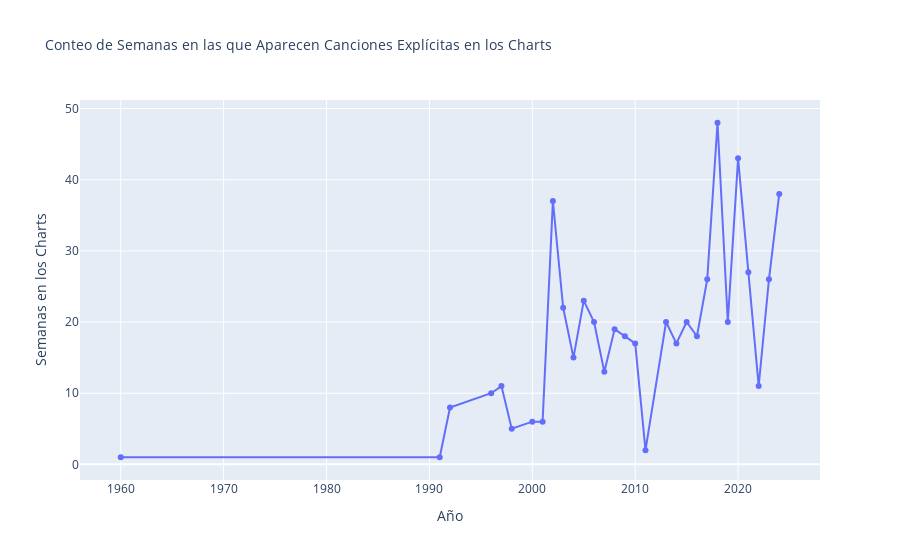

The notebook cell this image was saved under:
### Code cell
explicit_count = merged_df[merged_df['explicit']].groupby('Year').size().reset_index(name='count')

# Plot using plotly
fig = px.line(explicit_count, x='Year', y='count', markers=True, title='Conteo de Semanas en las que Aparecen Canciones Explícitas en los Charts')
fig.update_layout(
    xaxis_title='Año',
    yaxis_title='Semanas en los Charts',
    title_font_size=14
)
fig.show()

### Figure 1 — Plotly figure (JSON) as saved in the notebook; plotly's stock layout.template omitted (floating-point values rounded to 4 significant figures)
{"data": [{"hovertemplate": "Year=%{x}<br>count=%{y}<extra></extra>", "legendgroup": "", "line": {"color": "#636efa", "dash": "solid"}, "marker": {"symbol": "circle"}, "mode": "lines+markers", "name": "", "orientation": "v", "showlegend": false, "type": "scatter", "x": [1960, 1991, 1992, 1996, 1997, 1998, 2000, 2001, 2002, 2003, 2004, 2005, 2006, 2007, 2008, 2009, 2010, 2011, 2013, 2014, 2015, 2016, 2017, 2018, 2019, 2020, 2021, 2022, 2023, 2024], "xaxis": "x", "y": [1, 1, 8, 10, 11, 5, 6, 6, 37, 22, 15, 23, 20, 13, 19, 18, 17, 2, 20, 17, 20, 18, 26, 48, 20, 43, 27, 11, 26, 38], "yaxis": "y"}], "layout": {"autosize": true, "legend": {"tracegroupgap": 0}, "title": {"font": {"size": 14}, "text": "Conteo de Semanas en las que Aparecen Canciones Explícitas en los Charts"}, "xaxis": {"anchor": "y", "autorange": true, "domain": [0, 1], "range": [1956.0, 2028.0], "title": {"text": "Año"}, "type": "linear"}, "yaxis": {"anchor": "x", "autorange": true, "domain": [0, 1], "range": [-2.879, 51.88], "title": {"text": "Semanas en los Charts"}, "type": "linear"}}}
